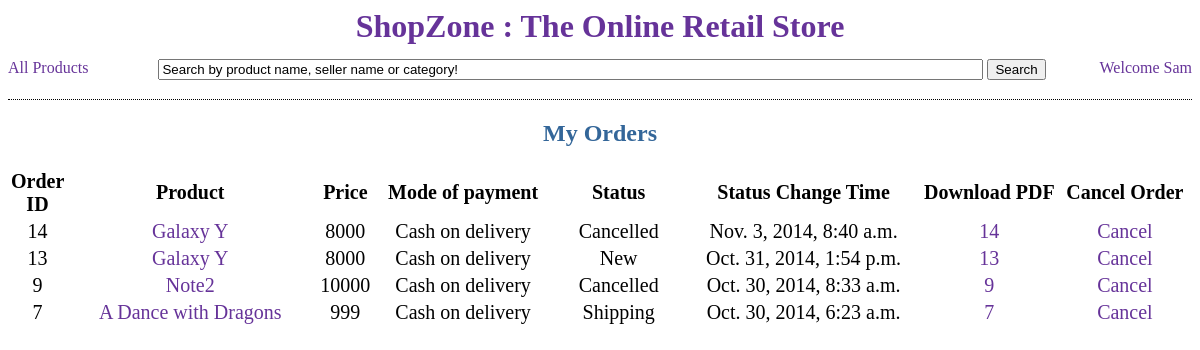
The app's page /shop/my_orders/ with its own data.
### store/models.py (models this page shows, shortened)
class Customer(models.Model):
    customer_name = models.CharField(max_length=15)
    password = models.CharField(max_length=30, default="cmr")
    address = models.CharField(max_length=50)
    phone = models.IntegerField(default=0)
    email = models.CharField(max_length=20)
    purchase_history = models.IntegerField(default=0)
    store_credit = models.IntegerField(default=0)

class Order(models.Model):
    STATUS_LEVELS = (
        (1, 'New'),
        (2, 'Shipping'),
        (3, 'Delivered'),
        (4, 'Returned'),
        (5, 'Cancelled'),
        )
    PAYMENT_TYPES = (
        (1, 'Paid from store credit'),
        (2, 'Cash on delivery')
    )
    customer = models.ForeignKey(Customer)
    product = models.ForeignKey(Product)
    payment_type = models.IntegerField(choices=PAYMENT_TYPES, default=1)
    status = models.IntegerField(choices=STATUS_LEVELS, default=1)
    status_change_time = models.DateTimeField('Status Change Time')

class Product(models.Model):
    product_name = models.CharField(max_length=30)
    number_sold = models.IntegerField(default=0)
    price = models.IntegerField(default=0)
    description = models.CharField(max_length=50)
    category = models.ForeignKey(SubCategory)
    seller = models.ForeignKey(Seller)
    def __str__(self):
        return self.product_name

### store/views.py (the view)
# urls.py: url(r'^my_orders/(?P<order_id>\d+)/$', views.my_order_pdf),
def my_orders(request): ## VTR1 Done.
	try:
		if user is None:
			return HttpResponseRedirect('/shop/login/')
	except:
		return HttpResponseRedirect('/shop/login/')
	orders = Order.objects.all().filter(customer__customer_name=user.customer_name).order_by('-status_change_time')
	context = {'user':user, 'orders':orders}
	return render(request, 'store/my_orders.html', context)

### store/templates/store/my_orders.html (shortened to what this page needs)
<html>
	<head>
	</head>
	{% include "store/top.html" %}
		<div>
			<h2 align="center" style="color:#336699">My Orders</h2>
		</div>
		<div align="center">
			<table align="center" style="font-size:1.25em">
				<tr align="center">
					<th width=50px> Order ID </th>
					<th width=300px> Product </th>
					<th width=60px> Price </th>
					<th width=200px> Mode of payment </th>
					<th width=150px> Status </th>
					<th width=280px> Status Change Time </th>
					<th width=150px> Download PDF </th>
					<th width=150px> Cancel Order </th>
				</tr>
				{% for i in orders %}
				<tr align="center">
					<td> {{ i.pk }} </td>
					<td> <a href="/shop/{{i.product.pk }}"><div class="linkdiv">{{ i.product }} </div></a></td>
					<td> {{ i.product.price }} </td>
					<td> {% if i.payment_type == 1 %} Store credit
						{% else %} Cash on delivery
						{% endif %} </td>
					<td> {% if i.status == 1 %} New
						{% elif i.status == 2 %} Shipping
						{% elif i.status == 3 %} Delivered
						{% elif i.status == 4 %} Returned
						{% else %} Cancelled
						{% endif %} </td>
					<td> {{ i.status_change_time }} </td>
					<td> <a href="/shop/my_orders/{{ i.pk }}/" target="_blank"> <div class="linkdiv"> {{ i.pk }} </div> </a> </td>
					{% if i.status == 5 %}
						<td> <a href="/shop/cancel_order/{{ i.pk }}" target="_blank"><div class="linkdiv"> Cancel </div></a></td>
					{% elif i.status == 3 %}
						<td> <a href="/shop/cancel_order/{{ i.pk }}" target="_blank"><div class="linkdiv"> Cancel </div></a></td>
					{% else %}
						<td> <a href="/shop/cancel_order/{{ i.pk }}"><div class="linkdiv"> Cancel </div></a></td>
					{% endif %}
				</tr>
				{% endfor %}
		</div>
	{% include "store/bottom.html" %}

### store/templates/store/top.html (shortened to what this page needs)
<body link="#663399" vlink="#663399" alink="#808080">
	<div class="headdiv">
		<h1><a href="/" class="title">ShopZone : The Online Retail Store</a></h1>
	</div>
	<div class="headdiv2">
		<div align="left" style="float:left">
			<a href="/shop/by_search/all/">All Products</a>
		</div>
		<div align="centre" style="float:left; margin-left:70px;">
			<form action="/shop/by_search/" method="POST">
				<input type="text" name="product" value="Search by product name, seller name or category!" size="100px"/>
				<input type="submit" value="Search"/>
			</form>
		</div>
		<div align="left" style="float:right">
			Welcome <a href="/shop/my_orders/"> {{ user.customer_name }} </a>
		</div>
	</div>

### store/templates/store/style.html (style rules this page uses)
a:link { text-decoration:none }
.headdiv { height:1px; width:100%; font-size:1em; text-align:center; color:#663399; padding-bottom:30px; margin-bottom:20px; }
.headdiv2 { height:10px; width:100%; font-size:1em; text-align:center; color:#663399; border-bottom:1px dotted black; padding-bottom:30px; margin-bottom:20px; }

### records on screen
Customer: customer_name "Sam"
Order: pk "14", product "Galaxy Y", product.price "8000", payment_type "Cash on delivery", status "Cancelled", status_change_time "Nov. 3, 2014, 8:40 a.m."
Order: pk "13", product "Galaxy Y", product.price "8000", payment_type "Cash on delivery", status "New", status_change_time "Oct. 31, 2014, 1:54 p.m."
Order: pk "9", product "Note2", product.price "10000", payment_type "Cash on delivery", status "Cancelled", status_change_time "Oct. 30, 2014, 8:33 a.m."
Order: pk "7", product "A Dance with Dragons", product.price "999", payment_type "Cash on delivery", status "Shipping", status_change_time "Oct. 30, 2014, 6:23 a.m."
